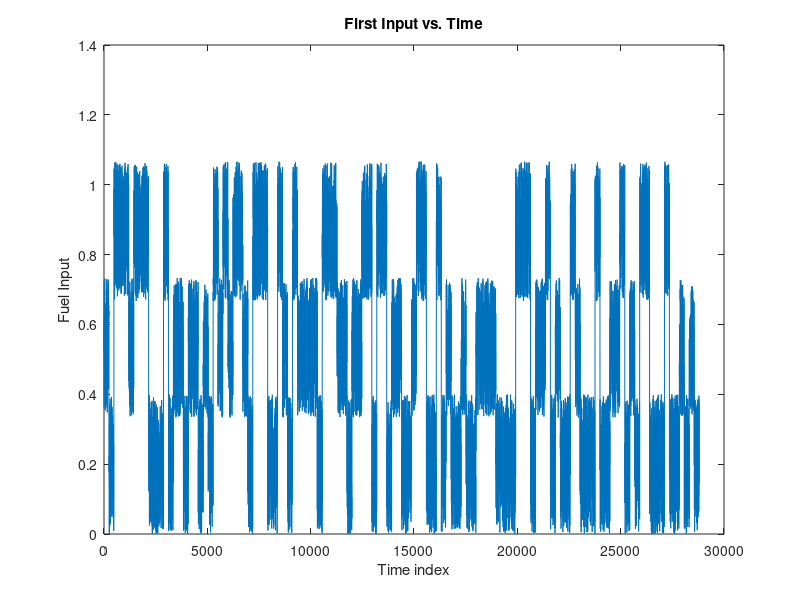

Here is the MATLAB script that generated this plot: (Note: this script raises an error after producing the figure.)
rng(13); 
clusterRadius = 0.4;
maxEpochs = 100;
errorGoal = 0;
initStepSize = 0.01;
stepSizeDecr = 0.99;
stepSizeIncr = 1.01;

trainOptions = [maxEpochs, errorGoal, initStepSize, stepSizeDecr, stepSizeIncr];
dispOptions = [1, 0, 0, 1];
optMethod = 1;

rawData = load('steamgen.dat');

if size(rawData, 2) < 9
    error('Data must have at least 9 columns: time + 4 inputs + 4 outputs.');
end

inputs_raw = rawData(:, 2:5);
outputs_raw = rawData(:, 6:9);

figure;
plot(rawData(:, 1), rawData(:, 2));
title('First Input vs. Time');
xlabel('Time index');
ylabel('Fuel Input');

[inputs_norm, inMin, inMax] = normalizeMinMax(inputs_raw);
[outputs_norm, outMin, outMax] = normalizeMinMax(outputs_raw);

dataNorm = [inputs_norm, outputs_norm];
N = size(dataNorm, 1);

trainRatio = 0.70;
valRatio = 0.15;
testRatio = 0.15;

if abs(trainRatio + valRatio + testRatio - 1.0) > 1e-9
    error('Train/Validation/Test split ratios must sum to 1.0.');
end

randIdx = randperm(N);
nTrain = round(trainRatio * N);
nVal = round(valRatio * N);
nTest = N - nTrain - nVal;

idxTrain = randIdx(1:nTrain);
idxVal = randIdx(nTrain+1:nTrain+nVal);
idxTest = randIdx(nTrain+nVal+1:end);

trainData = dataNorm(idxTrain, :);
valData = dataNorm(idxVal, :);
testData = dataNorm(idxTest, :);

X_train = trainData(:, 1:4);
Y_train = trainData(:, 5:8);
X_val = valData(:, 1:4);
Y_val = valData(:, 5:8);
X_test = testData(:, 1:4);
Y_test = testData(:, 5:8);

fisList = cell(1, 4);
trainErrorList = cell(1, 4);
valErrorList = cell(1, 4);

for outIdx = 1:4
    trainDataSingle = [X_train, Y_train(:, outIdx)];
    initFIS = genfis2(X_train, Y_train(:, outIdx), clusterRadius);
    [fisTrained, trainError, ~, fisFinal, valError] = anfis(trainDataSingle, initFIS, trainOptions, dispOptions, [X_val, Y_val(:, outIdx)], optMethod);
    fisList{outIdx} = fisFinal;
    trainErrorList{outIdx} = trainError;
    valErrorList{outIdx} = valError;
end

rmseTrain = zeros(1, 4);
rmseVal = zeros(1, 4);
rmseTest = zeros(1, 4);

for outIdx = 1:4
    yhat_train = evalfis(fisList{outIdx}, X_train);
    rmseTrain(outIdx) = sqrt(mean((Y_train(:, outIdx) - yhat_train).^2));
    yhat_val = evalfis(fisList{outIdx}, X_val);
    rmseVal(outIdx) = sqrt(mean((Y_val(:, outIdx) - yhat_val).^2));
    yhat_test = evalfis(fisList{outIdx}, X_test);
    rmseTest(outIdx) = sqrt(mean((Y_test(:, outIdx) - yhat_test).^2));
end

disp('RMSE Results:');
disp(table((1:4)', rmseTrain', rmseVal', rmseTest', 'VariableNames', {'Output', 'TrainRMSE', 'ValRMSE', 'TestRMSE'}));

figure('Name', 'ANFIS Training and Validation Errors');
for outIdx = 1:4
    subplot(2, 2, outIdx);
    plot(trainErrorList{outIdx}, 'LineWidth', 1.5); hold on;
    plot(valErrorList{outIdx}, 'LineWidth', 1.5);
    title(['Output #', num2str(outIdx), ' - Learning Curve']);
    xlabel('Epoch'); ylabel('RMSE');
    legend('TrainError', 'ValError'); grid on;
end

figure('Name', 'Outputs vs Targets (Test Set)');
for outIdx = 1:4
    subplot(2, 2, outIdx);
    yhat_test = evalfis(fisList{outIdx}, X_test);
    plot(Y_test(:, outIdx), 'b', 'LineWidth', 1); hold on;
    plot(yhat_test, 'r', 'LineWidth', 1);
    title(['Output #', num2str(outIdx), ' on Test Data']);
    xlabel('Sample'); ylabel('Normalized Value');
    legend('Target', 'Predicted'); grid on;
end

figure;
for i = 1:4
    for j = 1:4
        subplot(4, 4, j + ((i - 1) * 4));
        plotmf(fisList{i}, 'input', j);
        title(['MFs of input ', num2str(j), ' for Output #', num2str(i), ' FIS']);
    end
end

for i = 1:4
    figure; plotfis(fisList{i});
    title(['FIS Structure for Output #', num2str(i)]);
end

disp('ANFIS Multi-Output Modeling Completed Successfully!');

function [dataNorm, dataMin, dataMax] = normalizeMinMax(data)
    dataMin = min(data, [], 1);
    dataMax = max(data, [], 1);
    dataRange = dataMax - dataMin;
    dataRange(dataRange == 0) = 1e-12;
    dataNorm = (data - dataMin) ./ dataRange;
end
